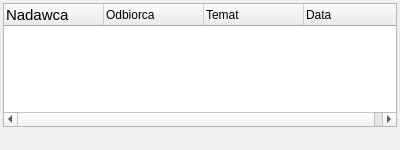
<?xml version="1.0" encoding="UTF-8"?>
<ui version="4.0">
 <class>MailsInfo</class>
 <widget class="QWidget" name="MailsInfo">
  <property name="geometry">
   <rect>
    <x>0</x>
    <y>0</y>
    <width>400</width>
    <height>150</height>
   </rect>
  </property>
  <property name="windowTitle">
   <string>Form</string>
  </property>
  <layout class="QGridLayout" name="gridLayout">
   <property name="margin">
    <number>3</number>
   </property>
   <property name="spacing">
    <number>3</number>
   </property>
   <item row="0" column="0">
    <widget class="QTreeWidget" name="treeWidget">
     <property name="sizePolicy">
      <sizepolicy hsizetype="Preferred" vsizetype="Preferred">
       <horstretch>0</horstretch>
       <verstretch>0</verstretch>
      </sizepolicy>
     </property>
     <property name="maximumSize">
      <size>
       <width>16777215</width>
       <height>150</height>
      </size>
     </property>
     <column>
      <property name="text">
       <string>Nadawca</string>
      </property>
      <property name="font">
       <font>
        <pointsize>11</pointsize>
        <stylestrategy>PreferDefault</stylestrategy>
       </font>
      </property>
     </column>
     <column>
      <property name="text">
       <string>Odbiorca</string>
      </property>
     </column>
     <column>
      <property name="text">
       <string>Temat</string>
      </property>
     </column>
     <column>
      <property name="text">
       <string>Data</string>
      </property>
     </column>
    </widget>
   </item>
   <item row="1" column="0">
    <spacer name="horizontalSpacer">
     <property name="orientation">
      <enum>Qt::Horizontal</enum>
     </property>
     <property name="sizeHint" stdset="0">
      <size>
       <width>40</width>
       <height>20</height>
      </size>
     </property>
    </spacer>
   </item>
  </layout>
 </widget>
 <resources/>
 <connections/>
</ui>
